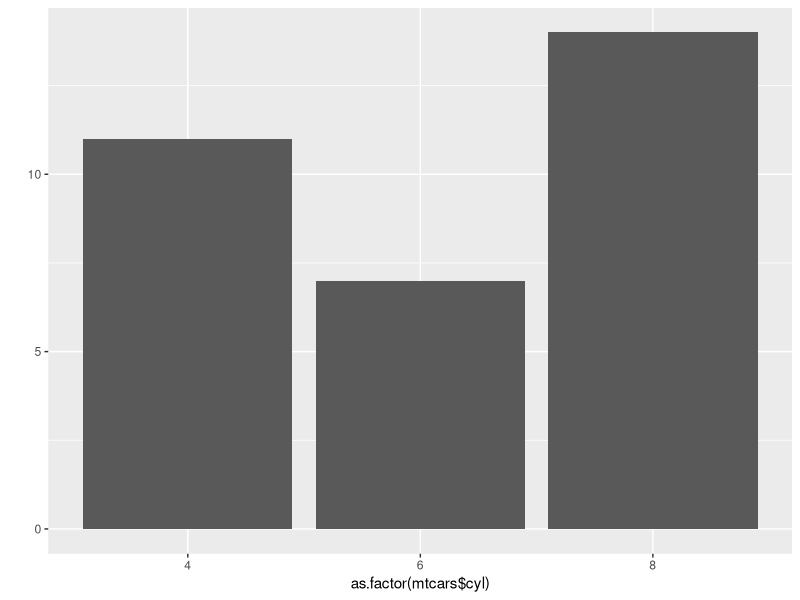
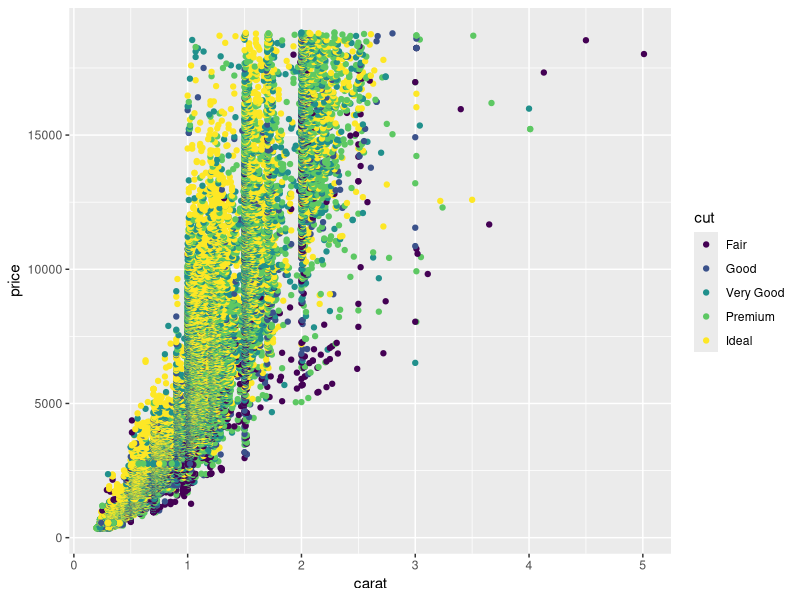
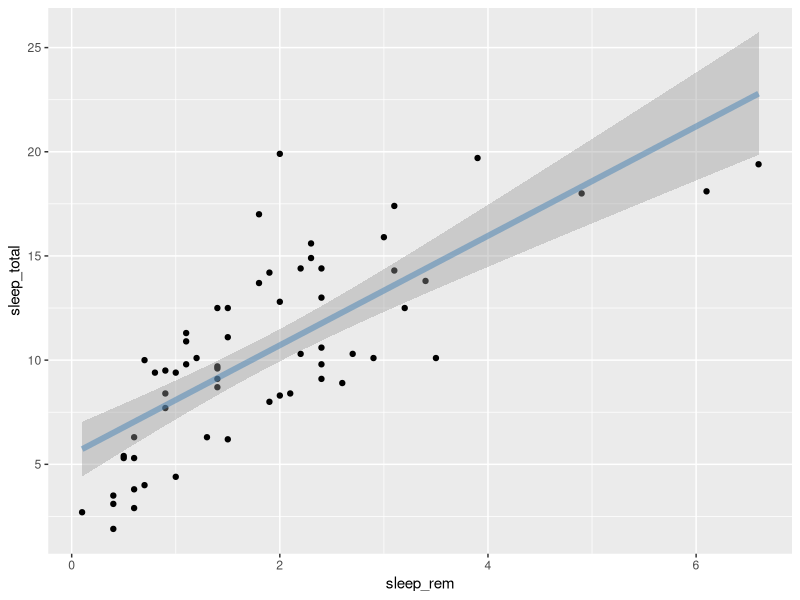
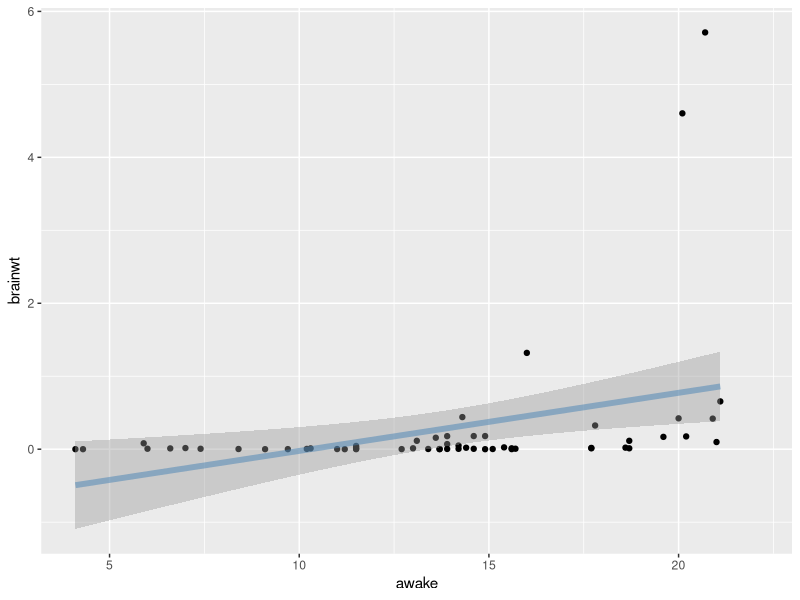
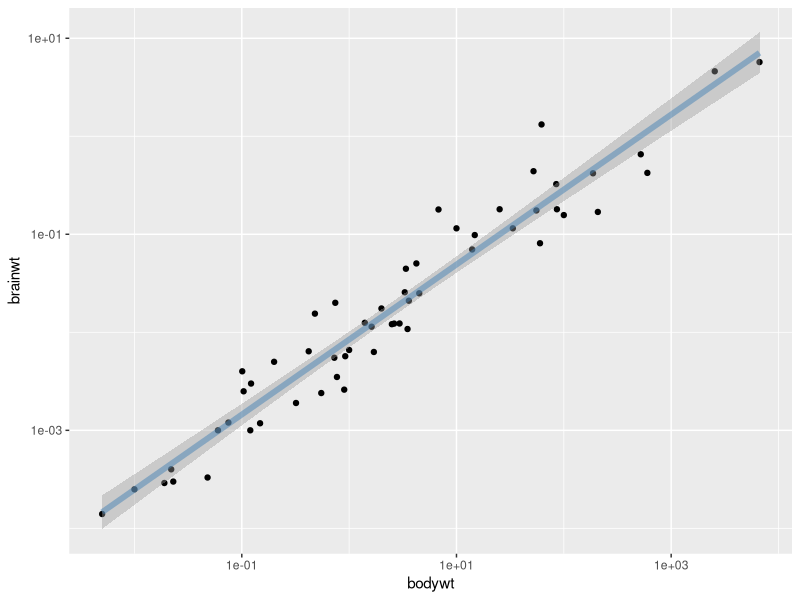
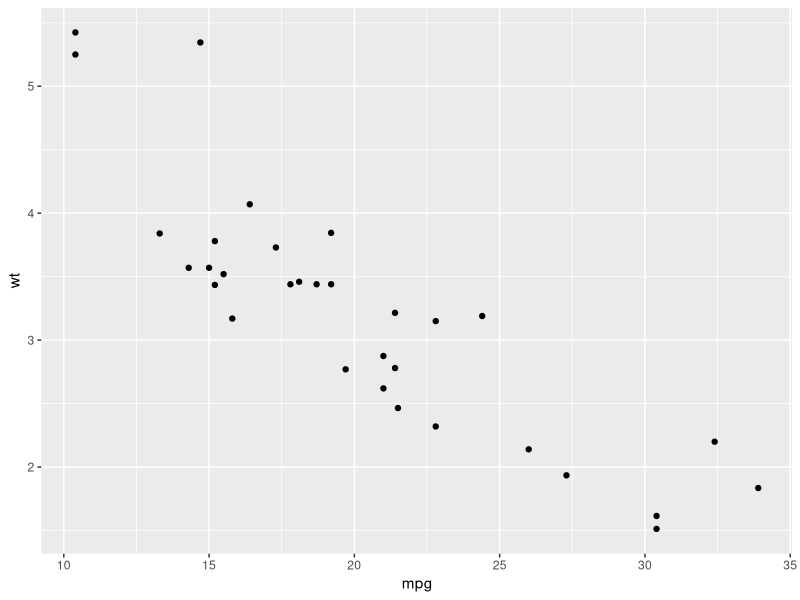
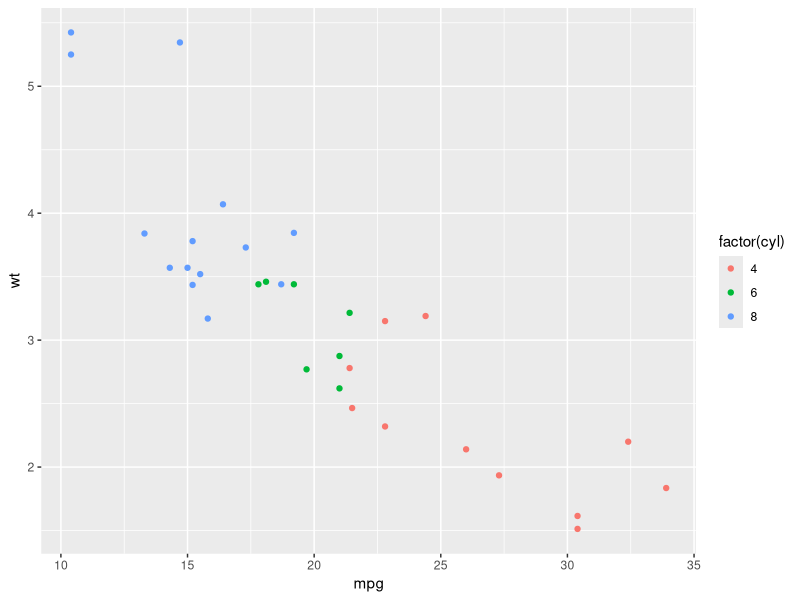
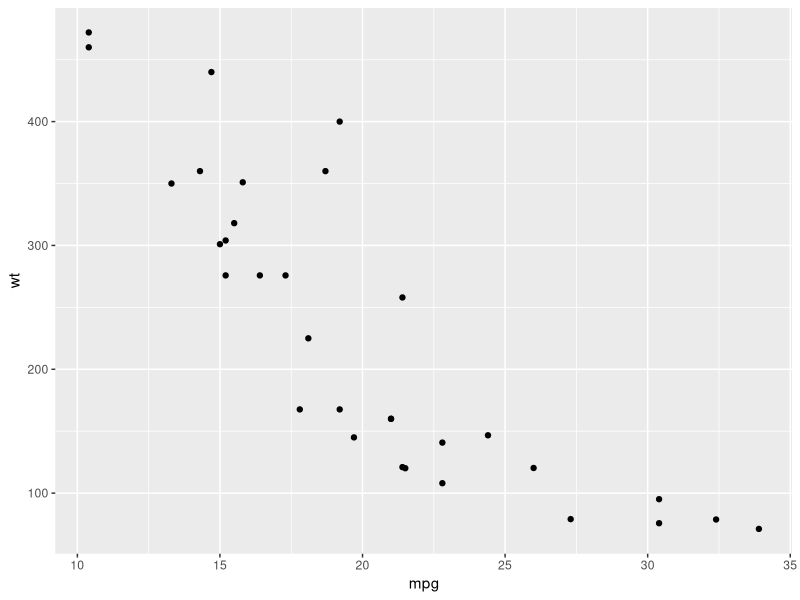

Recreate these plots in R, in order. (Note: this script raises an error after producing the figures.)
# Reset R session
rm(list=ls())
cat("\014")

library(ggplot2)
qplot(as.factor(mtcars$cyl))

myPlot <- ggplot(diamonds, aes(carat, price, colour = cut))
(myPlot <- myPlot + geom_point())
summary(myPlot)

myBestFitLine <- geom_smooth(method = "lm", se = T,
                             colour = alpha("steelblue", 0.5), size = 2)
qplot(sleep_rem, sleep_total, data = msleep) + myBestFitLine
qplot(awake, brainwt, data = msleep) + myBestFitLine
qplot(bodywt, brainwt, data = msleep, log= "xy") + myBestFitLine

myPlot <- ggplot(mtcars, aes(x = mpg, y = wt))
myPlot + geom_point()
myPlot + geom_point(aes(colour = factor(cyl)))
myPlot + geom_point(aes(y = disp)) #the y-axis label of the plot does not change! Possible mistakes

my_ggplotObj_01 <- ggplot(diamonds, aes(carat))
summary(my_ggplotObj_01)
my_ggplotObj_01 + geom_histogram()
my_ggplotObj_01 + geom_histogram(aes(y = ..density..))


airquality$MonthName <- factor(month.name[airquality$Month], levels = unique(month.name[airquality$Month]))
myPlot <- ggplot(airquality, aes(Day, Temp, group = Month, colour = MonthName))
myPlot + geom_point() + geom_line()

windMeans <- aggregate(Wind ~ Month, airquality, mean)[,2]
myPlot2 <- ggplot(airquality, aes(MonthName, Wind))
myPlot2 + geom_bar(stat = "summary", fun.y ="mean")

myPlot2 + geom_bar(windMeans, stat = "identity")


library(tidyr)
library(dplyr)
library(scales)
myDataFrame <- data.frame(
  City = c("Austin", "Georgia", "Vancouver"),
  Fancy = c(35000, 43000, 106000),
  Normal = c(30000, 44000, 77000)
)

myDataFrame <- gather(myDataFrame, lightState, Sales, Fancy, Normal)
myPlot <- ggplot(myDataFrame, aes(City, Sales, group = lightState, colour = lightState))
myPlot + 
  geom_line() + 
  geom_point(size = 3) + 
  scale_y_continuous(labels = comma) +
  xlab("\n City") + 
  ylab("Sales\n") + 
  theme(legend.title=element_blank())



set.seed(1979)
(myDataFrame <- data.frame(
  uniqueID = 1:4,
  treatment = sample(rep(c("iOS", "Android"), each = 2)),
  work_am = runif(4, 0, 1),
  home_am = runif(4, 0, 1),
  work_pm = runif(4, 1 ,2),
  home_pm = runif(4, 1, 2)
))

(myTidyDataFrame <- gather(myDataFrame, sample, time, -uniqueID, -treatment))
(myTidierDataFrame <- separate(myTidyDataFrame, sample, into = c("location", "timeOfDay"), sep = "\\_"))
myTidierDataFrame$timeOfDay <- toupper(myTidierDataFrame$timeOfDay)

ggplot(myTidierDataFrame, aes(timeOfDay, time)) +
  aes(group = interaction(location, treatment),
      colour = interaction(location, treatment)) +
  stat_summary(fun.y = mean, geom = "line", size = 1) +
  stat_summary(fun.y = mean, geom = "point", size = 3) +
  labs(x = "\nTime of Day", y = "Time on Mobile Device \n") +
  theme(legend.title = element_blank())














